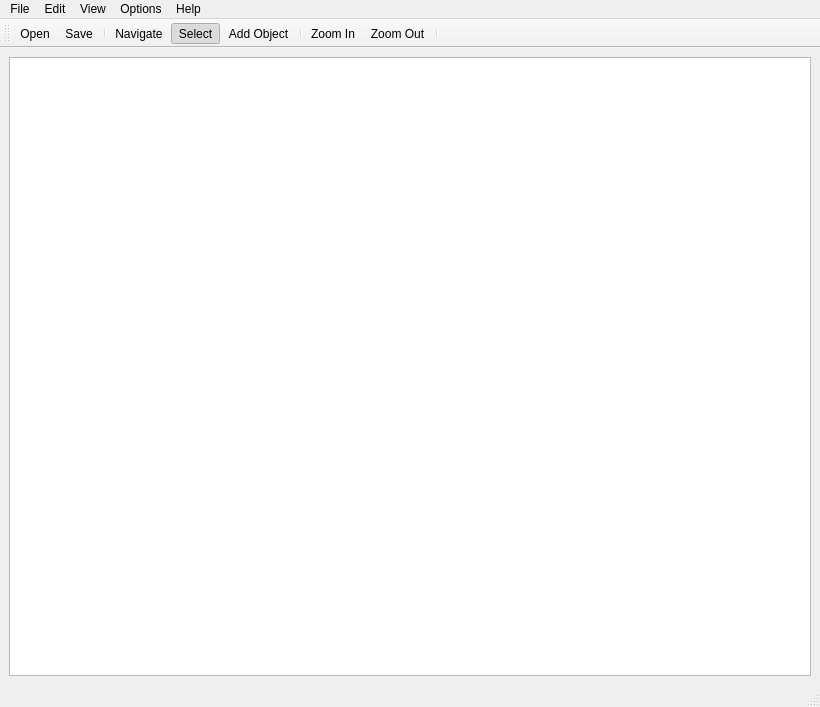
<?xml version="1.0" encoding="UTF-8"?>
<ui version="4.0">
 <class>MainWindow</class>
 <widget class="QMainWindow" name="MainWindow">
  <property name="geometry">
   <rect>
    <x>0</x>
    <y>0</y>
    <width>820</width>
    <height>707</height>
   </rect>
  </property>
  <property name="minimumSize">
   <size>
    <width>0</width>
    <height>0</height>
   </size>
  </property>
  <property name="windowTitle">
   <string>MARMEAS - Image Centric Object Marking and Measurement</string>
  </property>
  <property name="windowIcon">
   <iconset resource="resources.qrc">
    <normaloff>:/resources/marmeas.svg</normaloff>
    <normalon>:/resources/marmeas.svg</normalon>:/resources/marmeas.svg</iconset>
  </property>
  <property name="locale">
   <locale language="English" country="UnitedStates"/>
  </property>
  <property name="documentMode">
   <bool>true</bool>
  </property>
  <property name="dockOptions">
   <set>QMainWindow::AllowTabbedDocks|QMainWindow::AnimatedDocks</set>
  </property>
  <widget class="QWidget" name="centralwidget">
   <property name="sizePolicy">
    <sizepolicy hsizetype="Expanding" vsizetype="Expanding">
     <horstretch>0</horstretch>
     <verstretch>0</verstretch>
    </sizepolicy>
   </property>
   <property name="minimumSize">
    <size>
     <width>640</width>
     <height>480</height>
    </size>
   </property>
   <property name="locale">
    <locale language="English" country="UnitedStates"/>
   </property>
   <layout class="QVBoxLayout" name="verticalLayout">
    <property name="sizeConstraint">
     <enum>QLayout::SetMinimumSize</enum>
    </property>
    <item>
     <layout class="QFormLayout" name="formLayout">
      <item row="0" column="0" colspan="2">
       <widget class="GraphicsView" name="graphicsView">
        <property name="sizePolicy">
         <sizepolicy hsizetype="Expanding" vsizetype="Expanding">
          <horstretch>1</horstretch>
          <verstretch>1</verstretch>
         </sizepolicy>
        </property>
        <property name="minimumSize">
         <size>
          <width>640</width>
          <height>480</height>
         </size>
        </property>
       </widget>
      </item>
     </layout>
    </item>
   </layout>
  </widget>
  <widget class="QMenuBar" name="menubar">
   <property name="geometry">
    <rect>
     <x>0</x>
     <y>0</y>
     <width>820</width>
     <height>25</height>
    </rect>
   </property>
   <widget class="QMenu" name="menuFile">
    <property name="title">
     <string>File</string>
    </property>
    <addaction name="actionOpen"/>
    <addaction name="actionSave"/>
    <addaction name="actionSave_As"/>
    <addaction name="actionClose"/>
    <addaction name="separator"/>
    <addaction name="action1file"/>
    <addaction name="action2file"/>
    <addaction name="action3file"/>
    <addaction name="action4file"/>
    <addaction name="action5file"/>
    <addaction name="action6file"/>
    <addaction name="action7file"/>
    <addaction name="action8file"/>
    <addaction name="separator"/>
    <addaction name="actionExit"/>
   </widget>
   <widget class="QMenu" name="menuEdit">
    <property name="title">
     <string>Edit</string>
    </property>
    <widget class="QMenu" name="menuNext_Object">
     <property name="title">
      <string>Next Object</string>
     </property>
    </widget>
    <addaction name="actionSelect"/>
    <addaction name="actionAdd_Object"/>
    <addaction name="actionNavigate"/>
    <addaction name="separator"/>
    <addaction name="menuNext_Object"/>
    <addaction name="actionDelete"/>
    <addaction name="actionEdit_Object_Data"/>
    <addaction name="separator"/>
    <addaction name="actionImage_Context"/>
   </widget>
   <widget class="QMenu" name="menuView">
    <property name="title">
     <string>View</string>
    </property>
    <addaction name="actionZoom_In"/>
    <addaction name="actionZoom_Out"/>
    <addaction name="separator"/>
    <addaction name="actionShow_Grid"/>
    <addaction name="actionShow_Ruler"/>
    <addaction name="separator"/>
   </widget>
   <widget class="QMenu" name="menuOptions">
    <property name="title">
     <string>Options</string>
    </property>
    <addaction name="actionObject_Templates"/>
    <addaction name="actionImage_Context_Templates"/>
    <addaction name="separator"/>
    <addaction name="actionPreferences"/>
   </widget>
   <widget class="QMenu" name="menuHelp">
    <property name="title">
     <string>Help</string>
    </property>
    <addaction name="actionHelp"/>
    <addaction name="separator"/>
    <addaction name="actionAboutQt"/>
    <addaction name="actionAboutIcomm"/>
   </widget>
   <addaction name="menuFile"/>
   <addaction name="menuEdit"/>
   <addaction name="menuView"/>
   <addaction name="menuOptions"/>
   <addaction name="menuHelp"/>
  </widget>
  <widget class="QStatusBar" name="statusbar"/>
  <widget class="QToolBar" name="toolBar">
   <property name="windowTitle">
    <string>toolBar_2</string>
   </property>
   <attribute name="toolBarArea">
    <enum>TopToolBarArea</enum>
   </attribute>
   <attribute name="toolBarBreak">
    <bool>false</bool>
   </attribute>
   <addaction name="actionOpen"/>
   <addaction name="actionSave"/>
   <addaction name="separator"/>
   <addaction name="actionNavigate"/>
   <addaction name="actionSelect"/>
   <addaction name="actionAdd_Object"/>
   <addaction name="separator"/>
   <addaction name="actionZoom_In"/>
   <addaction name="actionZoom_Out"/>
   <addaction name="separator"/>
  </widget>
  <action name="actionOpen">
   <property name="icon">
    <iconset>
     <normalon>:/resources/load.png</normalon>
    </iconset>
   </property>
   <property name="text">
    <string>Open</string>
   </property>
   <property name="toolTip">
    <string>Open an image file or load an object file (xod) including the referenced image file</string>
   </property>
   <property name="shortcut">
    <string>Ctrl+L</string>
   </property>
   <property name="iconVisibleInMenu">
    <bool>true</bool>
   </property>
  </action>
  <action name="actionSave">
   <property name="icon">
    <iconset>
     <normalon>:/resources/save.png</normalon>
    </iconset>
   </property>
   <property name="text">
    <string>Save</string>
   </property>
   <property name="toolTip">
    <string>Save the marked objects, their associated model and their measurement to file</string>
   </property>
   <property name="shortcut">
    <string>Ctrl+S</string>
   </property>
   <property name="iconVisibleInMenu">
    <bool>true</bool>
   </property>
  </action>
  <action name="actionExit">
   <property name="icon">
    <iconset>
     <normalon>:/resources/exit.png</normalon>
    </iconset>
   </property>
   <property name="text">
    <string>Exit</string>
   </property>
   <property name="shortcut">
    <string>Ctrl+X</string>
   </property>
   <property name="iconVisibleInMenu">
    <bool>true</bool>
   </property>
  </action>
  <action name="actionSelect">
   <property name="checkable">
    <bool>true</bool>
   </property>
   <property name="checked">
    <bool>true</bool>
   </property>
   <property name="icon">
    <iconset resource="resources.qrc">
     <normaloff>:/resources/cursor_arrow.png</normaloff>:/resources/cursor_arrow.png</iconset>
   </property>
   <property name="text">
    <string>Select</string>
   </property>
   <property name="toolTip">
    <string>Switch the interaction mode to Select Objects</string>
   </property>
   <property name="shortcut">
    <string>Ctrl+P</string>
   </property>
   <property name="iconVisibleInMenu">
    <bool>true</bool>
   </property>
  </action>
  <action name="actionAdd_Object">
   <property name="checkable">
    <bool>true</bool>
   </property>
   <property name="icon">
    <iconset resource="resources.qrc">
     <normaloff>:/resources/edit_add.svg</normaloff>:/resources/edit_add.svg</iconset>
   </property>
   <property name="text">
    <string>Add Object</string>
   </property>
   <property name="toolTip">
    <string>Switch the interaction mode to Add Marker describing objects</string>
   </property>
   <property name="shortcut">
    <string>Ctrl+A</string>
   </property>
   <property name="iconVisibleInMenu">
    <bool>true</bool>
   </property>
  </action>
  <action name="actionZoom_In">
   <property name="checkable">
    <bool>false</bool>
   </property>
   <property name="icon">
    <iconset resource="resources.qrc">
     <normaloff>:/resources/zoom_in.png</normaloff>
     <normalon>icons/zoom_in.png</normalon>:/resources/zoom_in.png</iconset>
   </property>
   <property name="text">
    <string>Zoom In</string>
   </property>
   <property name="toolTip">
    <string>Zoom into the image, independently upon the interaction mode</string>
   </property>
   <property name="shortcut">
    <string>Ctrl++</string>
   </property>
   <property name="iconVisibleInMenu">
    <bool>true</bool>
   </property>
  </action>
  <action name="actionZoom_Out">
   <property name="icon">
    <iconset resource="resources.qrc">
     <normaloff>:/resources/zoom_out.png</normaloff>
     <normalon>icons/zoom_out.png</normalon>:/resources/zoom_out.png</iconset>
   </property>
   <property name="text">
    <string>Zoom Out</string>
   </property>
   <property name="toolTip">
    <string>Zoom out of the image, independently upon the interaction mode</string>
   </property>
   <property name="shortcut">
    <string>Ctrl+-</string>
   </property>
   <property name="iconVisibleInMenu">
    <bool>true</bool>
   </property>
  </action>
  <action name="actionShow_Icon_Bar">
   <property name="checkable">
    <bool>true</bool>
   </property>
   <property name="text">
    <string>Show Icon Bar</string>
   </property>
  </action>
  <action name="actionShow_Mesurements">
   <property name="checkable">
    <bool>true</bool>
   </property>
   <property name="text">
    <string>Show Mesurements</string>
   </property>
  </action>
  <action name="actionShow_Object_Toolbox">
   <property name="checkable">
    <bool>true</bool>
   </property>
   <property name="text">
    <string>Show Object Toolbox</string>
   </property>
  </action>
  <action name="actionShow_Object_Tree">
   <property name="checkable">
    <bool>true</bool>
   </property>
   <property name="text">
    <string>Show Object Tree</string>
   </property>
  </action>
  <action name="actionObject_Templates">
   <property name="enabled">
    <bool>false</bool>
   </property>
   <property name="text">
    <string>Object Templates ...</string>
   </property>
  </action>
  <action name="actionPreferences">
   <property name="enabled">
    <bool>false</bool>
   </property>
   <property name="text">
    <string>Personal Settings</string>
   </property>
  </action>
  <action name="actionHelp">
   <property name="icon">
    <iconset resource="resources.qrc">
     <normaloff>:/resources/help.png</normaloff>:/resources/help.png</iconset>
   </property>
   <property name="text">
    <string>Online Help</string>
   </property>
   <property name="shortcut">
    <string notr="true">F1</string>
   </property>
   <property name="iconVisibleInMenu">
    <bool>true</bool>
   </property>
  </action>
  <action name="actionAboutQt">
   <property name="icon">
    <iconset resource="resources.qrc">
     <normaloff>:/resources/logo-qt.png</normaloff>:/resources/logo-qt.png</iconset>
   </property>
   <property name="text">
    <string>About Qt</string>
   </property>
  </action>
  <action name="actionNavigate">
   <property name="checkable">
    <bool>true</bool>
   </property>
   <property name="icon">
    <iconset resource="resources.qrc">
     <normaloff>:/resources/cursor_drag_hand.png</normaloff>:/resources/cursor_drag_hand.png</iconset>
   </property>
   <property name="text">
    <string>Navigate</string>
   </property>
   <property name="toolTip">
    <string>Switch the interaction mode to Navigate on the image, e.g. Zoom, Scroll, etc</string>
   </property>
   <property name="shortcut">
    <string>Ctrl+N</string>
   </property>
   <property name="iconVisibleInMenu">
    <bool>true</bool>
   </property>
  </action>
  <action name="actionDelete">
   <property name="enabled">
    <bool>true</bool>
   </property>
   <property name="icon">
    <iconset resource="resources.qrc">
     <normaloff>:/resources/delete.png</normaloff>
     <normalon>icons/document2_delete.png</normalon>:/resources/delete.png</iconset>
   </property>
   <property name="text">
    <string>Delete Object</string>
   </property>
   <property name="shortcut">
    <string>Ctrl+D</string>
   </property>
   <property name="iconVisibleInMenu">
    <bool>true</bool>
   </property>
  </action>
  <action name="actionCircle_3_Point_Definition">
   <property name="checkable">
    <bool>true</bool>
   </property>
   <property name="checked">
    <bool>true</bool>
   </property>
   <property name="text">
    <string>Circle: 3 Point Definition</string>
   </property>
  </action>
  <action name="actionCircle_2_Point_Definition">
   <property name="checkable">
    <bool>true</bool>
   </property>
   <property name="text">
    <string>Circle: 2 Point Definition</string>
   </property>
  </action>
  <action name="actionSquare_Box_2_Point_Definition">
   <property name="checkable">
    <bool>true</bool>
   </property>
   <property name="enabled">
    <bool>false</bool>
   </property>
   <property name="text">
    <string>Square Box: 2 Point Definition </string>
   </property>
  </action>
  <action name="actionBox_3_Corner_Definition">
   <property name="checkable">
    <bool>true</bool>
   </property>
   <property name="enabled">
    <bool>false</bool>
   </property>
   <property name="text">
    <string>Box: 3 Corner Definition</string>
   </property>
  </action>
  <action name="actionAligned_Box_2_Point_Definition">
   <property name="checkable">
    <bool>true</bool>
   </property>
   <property name="enabled">
    <bool>false</bool>
   </property>
   <property name="text">
    <string>Aligned Box: 2 Point Definition</string>
   </property>
  </action>
  <action name="actionLine_2_Points">
   <property name="checkable">
    <bool>true</bool>
   </property>
   <property name="enabled">
    <bool>false</bool>
   </property>
   <property name="text">
    <string>Line (2 Points)</string>
   </property>
  </action>
  <action name="action_named_Objects">
   <property name="text">
    <string>&lt;named Objects&gt;</string>
   </property>
  </action>
  <action name="actionNew">
   <property name="text">
    <string>New</string>
   </property>
  </action>
  <action name="actionImage_Context_Templates">
   <property name="text">
    <string>Image Context Templates ...</string>
   </property>
  </action>
  <action name="actionRecent_Images">
   <property name="text">
    <string>Recent Images</string>
   </property>
  </action>
  <action name="actionRecent_Inputs">
   <property name="text">
    <string>Recent Inputs</string>
   </property>
  </action>
  <action name="actionRecent_Measures">
   <property name="text">
    <string>Recent Measures</string>
   </property>
  </action>
  <action name="actionSave_As">
   <property name="text">
    <string>Save As</string>
   </property>
  </action>
  <action name="actionFixed_Size_Box_10px">
   <property name="checkable">
    <bool>true</bool>
   </property>
   <property name="enabled">
    <bool>false</bool>
   </property>
   <property name="text">
    <string>Fixed Size Box 10px</string>
   </property>
  </action>
  <action name="actionFixed_Size_Circle_10px">
   <property name="checkable">
    <bool>true</bool>
   </property>
   <property name="enabled">
    <bool>false</bool>
   </property>
   <property name="text">
    <string>Fixed Size Circle 10px</string>
   </property>
  </action>
  <action name="actionAboutIcomm">
   <property name="icon">
    <iconset resource="resources.qrc">
     <normaloff>:/resources/marmeas.svg</normaloff>:/resources/marmeas.svg</iconset>
   </property>
   <property name="text">
    <string>About MARMEAS</string>
   </property>
   <property name="iconVisibleInMenu">
    <bool>true</bool>
   </property>
  </action>
  <action name="actionShow_Image_Context">
   <property name="checkable">
    <bool>true</bool>
   </property>
   <property name="checked">
    <bool>true</bool>
   </property>
   <property name="enabled">
    <bool>false</bool>
   </property>
   <property name="text">
    <string>Show Image Context</string>
   </property>
  </action>
  <action name="actionShow_Object_Data">
   <property name="checkable">
    <bool>true</bool>
   </property>
   <property name="checked">
    <bool>true</bool>
   </property>
   <property name="enabled">
    <bool>false</bool>
   </property>
   <property name="text">
    <string>Show Object Data</string>
   </property>
  </action>
  <action name="actionImage_Context">
   <property name="enabled">
    <bool>true</bool>
   </property>
   <property name="icon">
    <iconset>
     <normalon>:/resources/rg1024_Key_tag.svg</normalon>
    </iconset>
   </property>
   <property name="text">
    <string>Image Context ...</string>
   </property>
  </action>
  <action name="actionDelete_All">
   <property name="enabled">
    <bool>false</bool>
   </property>
   <property name="text">
    <string>Delete All Objects</string>
   </property>
  </action>
  <action name="action1file">
   <property name="text">
    <string>1file</string>
   </property>
  </action>
  <action name="action2file">
   <property name="text">
    <string>2file</string>
   </property>
  </action>
  <action name="action3file">
   <property name="text">
    <string>3file</string>
   </property>
  </action>
  <action name="action4file">
   <property name="text">
    <string>4file</string>
   </property>
  </action>
  <action name="action5file">
   <property name="text">
    <string>5file</string>
   </property>
  </action>
  <action name="action6file">
   <property name="text">
    <string>6file</string>
   </property>
  </action>
  <action name="action7file">
   <property name="text">
    <string>7file</string>
   </property>
  </action>
  <action name="action8file">
   <property name="text">
    <string>8file</string>
   </property>
  </action>
  <action name="actionShow_Object_Tool_Box">
   <property name="checkable">
    <bool>true</bool>
   </property>
   <property name="checked">
    <bool>false</bool>
   </property>
   <property name="enabled">
    <bool>false</bool>
   </property>
   <property name="text">
    <string>Show Object Tool Box</string>
   </property>
  </action>
  <action name="actionShow_Grid">
   <property name="checkable">
    <bool>true</bool>
   </property>
   <property name="enabled">
    <bool>false</bool>
   </property>
   <property name="text">
    <string>Show Grid</string>
   </property>
  </action>
  <action name="actionShow_Ruler">
   <property name="checkable">
    <bool>true</bool>
   </property>
   <property name="enabled">
    <bool>false</bool>
   </property>
   <property name="text">
    <string>Show Ruler</string>
   </property>
  </action>
  <action name="actionImage_Presentation_Filtering">
   <property name="enabled">
    <bool>false</bool>
   </property>
   <property name="text">
    <string>Image Presentation &amp; Filtering</string>
   </property>
  </action>
  <action name="actionEdit_Object_Data">
   <property name="icon">
    <iconset>
     <normalon>:/resources/edit.svg</normalon>
    </iconset>
   </property>
   <property name="text">
    <string>Object Data ...</string>
   </property>
  </action>
  <action name="actionShow_Object_Data_2">
   <property name="checkable">
    <bool>true</bool>
   </property>
   <property name="checked">
    <bool>true</bool>
   </property>
   <property name="text">
    <string>Object Data</string>
   </property>
  </action>
  <action name="actionShow_Image_Context_2">
   <property name="checkable">
    <bool>true</bool>
   </property>
   <property name="checked">
    <bool>true</bool>
   </property>
   <property name="text">
    <string>Image Context</string>
   </property>
  </action>
  <action name="actionClose">
   <property name="text">
    <string>Close</string>
   </property>
   <property name="toolTip">
    <string>Close open image context and objects.</string>
   </property>
  </action>
 </widget>
 <customwidgets>
  <customwidget>
   <class>GraphicsView</class>
   <extends>QGraphicsView</extends>
   <header>marmeas_gui/graphics_view.h</header>
  </customwidget>
 </customwidgets>
 <resources>
  <include location="resources.qrc"/>
 </resources>
 <connections/>
</ui>
